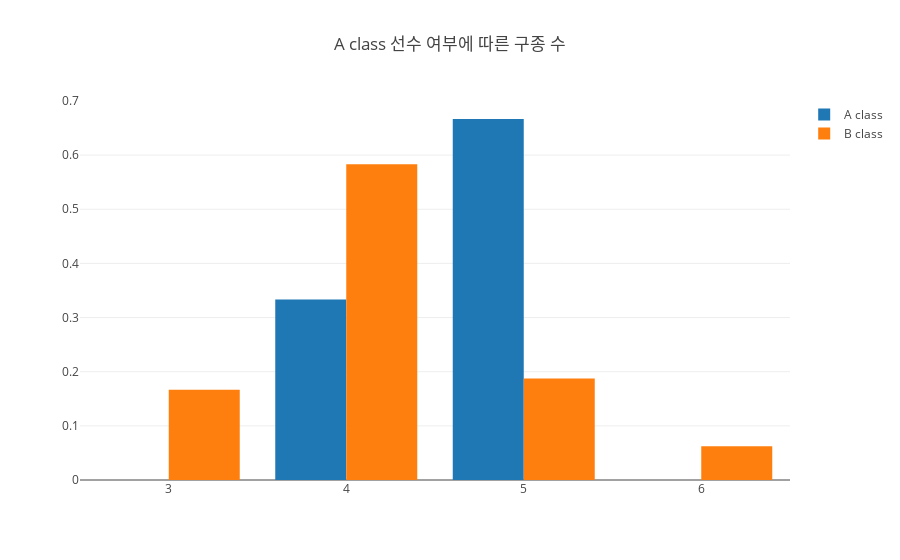

Notebook code cell kept with this figure:
### Markdown cell above
#### class 별 구종 수
- A class의 선수들은 대부분 5개의 구종을 구사한다.

### Code cell
# renew와 pitch_cnt에 따른 pitcher 수를 count 한다.
temp = pitcher_info.groupby(['renew_10','pitch_cnt']).count().reset_index()

# 비율로 비교하기위해 renew_10 별 투수 수로 나누어준다.
cnt_by_renew_10 = pitcher_info.groupby('renew_10').count()['pitcher_name']
temp.loc[temp.renew_10=='B class','pitcher_name'] = temp.loc[temp.renew_10=='B class','pitcher_name'] / cnt_by_renew_10.loc['B class']
temp.loc[temp.renew_10=='A class','pitcher_name'] = temp.loc[temp.renew_10=='A class','pitcher_name'] / cnt_by_renew_10.loc['A class']

# barplot
trace1 = go.Bar(
    x=temp[temp.renew_10=='A class'].pitch_cnt,
    y=temp[temp.renew_10=='A class'].pitcher_name,
    name='A class'
)
trace2 = go.Bar(
    x=temp[temp.renew_10=='B class'].pitch_cnt,
    y=temp[temp.renew_10=='B class'].pitcher_name,
    name='B class'
)
data = [trace1, trace2]
layout = go.Layout(barmode='group', title='A class 선수 여부에 따른 구종 수')
fig = go.Figure(data=data, layout=layout)
plotly.offline.iplot(fig)

### Figure 1 — Plotly figure (JSON) as saved in the notebook; plotly's stock layout.template omitted (floating-point values rounded to 4 significant figures)
{"data": [{"name": "A class", "type": "bar", "uid": "1a9cfb86-93a0-4c42-b2fb-c7b8f63a246e", "x": [4, 5], "y": [0.3333, 0.6667]}, {"name": "B class", "type": "bar", "uid": "c84a0f9a-1f4d-4157-8033-62f7198f8023", "x": [3, 4, 5, 6], "y": [0.1667, 0.5833, 0.1875, 0.0625]}], "layout": {"barmode": "group", "title": {"text": "A class 선수 여부에 따른 구종 수"}}}
